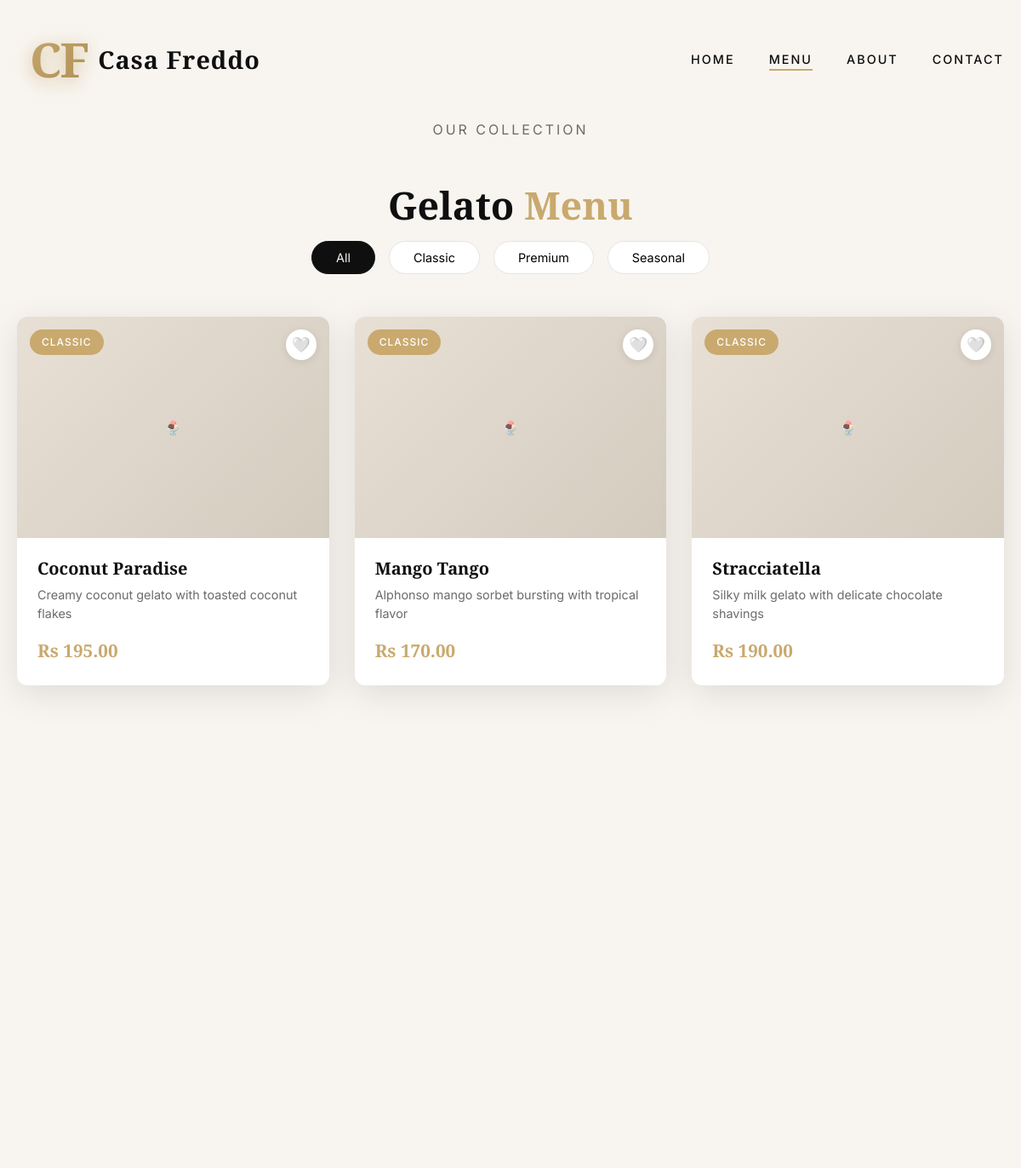
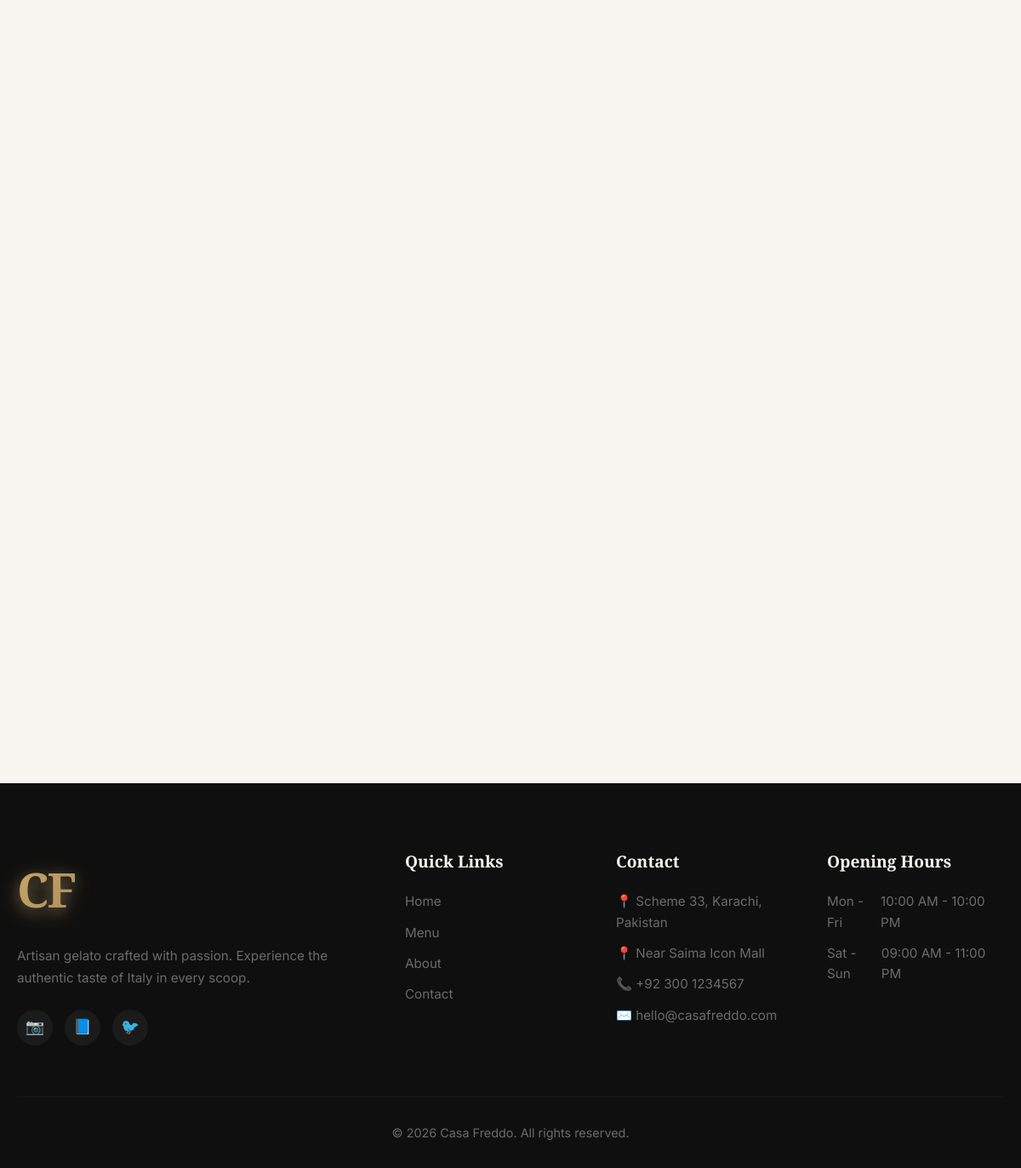
Page /menu.php on the committed database (2 pictures, top to bottom).
### tables this page shows
CREATE TABLE IF NOT EXISTS categories (
    id INT AUTO_INCREMENT PRIMARY KEY,
    name VARCHAR(100) NOT NULL,
    description TEXT,
    created_at TIMESTAMP DEFAULT CURRENT_TIMESTAMP
);

CREATE TABLE IF NOT EXISTS menu_items (
    id INT AUTO_INCREMENT PRIMARY KEY,
    name VARCHAR(150) NOT NULL,
    description TEXT,
    price DECIMAL(10,2) NOT NULL,
    image VARCHAR(255),
    category_id INT NOT NULL,
    is_featured BOOLEAN DEFAULT FALSE,
    created_at TIMESTAMP DEFAULT CURRENT_TIMESTAMP,
    updated_at TIMESTAMP DEFAULT CURRENT_TIMESTAMP ON UPDATE CURRENT_TIMESTAMP,
    FOREIGN KEY (category_id) REFERENCES categories(id) ON DELETE CASCADE
);

### includes/db.php (called while the page is built, shortened)
<?php
$host = 'localhost';
$dbname = 'u966926210_casafreddo';
$username = 'u966926210_wasi';
$password = 'P@kistan_2244';
$mysqli = new mysqli($host, $username, $password, $dbname);
$mysqli->set_charset("utf8mb4");
class MySQLiWrapper {
    private $mysqli;
    public function __construct($mysqli) {
        $this->mysqli = $mysqli;
    }
    public function query($sql) {
        $result = $this->mysqli->query($sql);
        return new QueryResult($result);
    }
    public function prepare($sql) {
        $stmt = $this->mysqli->prepare($sql);
        return new PreparedStatement($stmt, $this->mysqli);
    }
}
class QueryResult {
    private $result;
    public function __construct($result) {
        $this->result = $result;
    }
    public function fetchAll() {
        return $this->result->fetch_all(MYSQLI_ASSOC);
    }
}
class PreparedStatement {
    private $stmt;
    public function __construct($stmt, $mysqli) {
        $this->stmt = $stmt;
    }
    public function execute($params = []) {
        if (!$this->stmt->execute()) {
            throw new Exception("Execute failed: " . $this->stmt->error);
        }
    }
    public function fetchAll() {
        $result = $this->stmt->get_result();
        return $result->fetch_all(MYSQLI_ASSOC);
    }
}
$pdo = new MySQLiWrapper($mysqli);
?>

### includes/functions.php (called while the page is built, shortened)
<?php
function sanitize($data) {
    return htmlspecialchars(strip_tags(trim($data)), ENT_QUOTES, 'UTF-8');
}
function formatPrice($price) {
    return 'Rs ' . number_format($price, 2);
}
?>

### menu.php (the view, shortened to what this page needs)
<?php
require_once 'includes/db.php';
require_once 'includes/functions.php';
require_once 'includes/header.php';
$catStmt = $pdo->query("SELECT * FROM categories ORDER BY id");
$categories = $catStmt->fetchAll();
$activeCategory = isset($_GET['category']) ? (int)$_GET['category'] : 'all';
$sql = "SELECT m.*, c.name as category_name
        FROM menu_items m
        JOIN categories c ON m.category_id = c.id";
$params = [];
$sql .= " ORDER BY m.category_id, m.name";
$stmt = $pdo->prepare($sql);
$stmt->execute($params);
$menuItems = $stmt->fetchAll();
?>
<section class="section section-cream" style="padding-top: 140px;">
    <div class="container">
        <p class="section-subtitle reveal">Our Collection</p>
        <h2 class="section-title reveal">Gelato <span>Menu</span></h2>
        <div class="menu-filters reveal">
            <button class="filter-btn <?php echo $activeCategory === 'all' ? 'active' : ''; ?>" data-filter="all" onclick="window.location.href='menu.php'">All</button>
            <?php foreach ($categories as $cat): ?>
            <button class="filter-btn <?php echo $activeCategory == $cat['id'] ? 'active' : ''; ?>" data-filter="<?php echo $cat['id']; ?>" onclick="window.location.href='menu.php?category=<?php echo $cat['id']; ?>'">
                <?php echo sanitize($cat['name']); ?>
            </button>
            <?php endforeach; ?>
        </div>
        <?php if (count($menuItems) > 0): ?>
        <div class="products-grid">
            <?php foreach ($menuItems as $item): ?>
            <div class="product-card reveal" data-category="<?php echo $item['category_id']; ?>">
                <div class="product-image-wrapper">
                    <?php if ($item['image'] && file_exists($item['image'])): ?>
                        <img src="<?php echo sanitize($item['image']); ?>" alt="<?php echo sanitize($item['name']); ?>" class="product-image">
                    <?php else: ?>
                        <div class="product-image" style="background: linear-gradient(135deg, #e8e0d5, #d4cbbf); display: flex; align-items: center; justify-content: center; color: var(--color-gray);">
                            🍨
                        </div>
                    <?php endif; ?>
                    <span class="product-category"><?php echo sanitize($item['category_name']); ?></span>
                    <button class="product-favorite" aria-label="Add to favorites">🤍</button>
                </div>
                <div class="product-info">
                    <h3 class="product-name"><?php echo sanitize($item['name']); ?></h3>
                    <p class="product-desc"><?php echo sanitize($item['description']); ?></p>
                    <div class="product-footer">
                        <span class="product-price"><?php echo formatPrice($item['price']); ?></span>
                    </div>
                </div>
            </div>
            <?php endforeach; ?>
        </div>
        <?php else: ?>
        <div style="text-align: center; padding: 60px 0;">
            <p style="font-size: 1.2rem; color: var(--color-gray);">No items found in this category.</p>
        </div>
        <?php endif; ?>
    </div>
</section>
<?php require_once 'includes/footer.php'; ?>

### includes/header.php (shortened to what this page needs)
<?php
require_once __DIR__ . '/functions.php';
?>
<!DOCTYPE html>
<html lang="en">
<head>
    <link rel="stylesheet" href="assets/css/style.css">
</head>
<body>
    <nav class="navbar" id="navbar">
        <div class="container nav-container">
            <a href="index.php" class="logo">
                <div class="logo-container">
                    <div class="logo-icon-styled">CF</div>
                    <div class="logo-text-styled">Casa Freddo</div>
                </div>
            </a>
            <ul class="nav-menu" id="navMenu">
                <li><a href="index.php" class="nav-link <?php echo basename($_SERVER['PHP_SELF']) == 'index.php' ? 'active' : ''; ?>">Home</a></li>
                <li><a href="menu.php" class="nav-link <?php echo basename($_SERVER['PHP_SELF']) == 'menu.php' ? 'active' : ''; ?>">Menu</a></li>
                <li><a href="about.php" class="nav-link <?php echo basename($_SERVER['PHP_SELF']) == 'about.php' ? 'active' : ''; ?>">About</a></li>
                <li><a href="contact.php" class="nav-link <?php echo basename($_SERVER['PHP_SELF']) == 'contact.php' ? 'active' : ''; ?>">Contact</a></li>
            </ul>
        </div>
    </nav>
    <main>

### includes/footer.php (shortened to what this page needs)
    </main>
    <footer class="footer">
        <div class="container">
            <div class="footer-grid">
                <div class="footer-brand">
                    <a href="index.php" class="footer-logo">
                        <div class="logo-container">
                            <div class="logo-icon-styled">CF</div>
                            <div class="logo-text-styled">Casa Freddo</div>
                        </div>
                    </a>
                    <p class="footer-desc">Artisan gelato crafted with passion. Experience the authentic taste of Italy in every scoop.</p>
                    <div class="social-links">
                        <a href="#" aria-label="Instagram" class="social-link">📷</a>
                        <a href="#" aria-label="Facebook" class="social-link">📘</a>
                        <a href="#" aria-label="Twitter" class="social-link">🐦</a>
                    </div>
                </div>
                <div class="footer-links">
                    <h4>Quick Links</h4>
                    <ul>
                        <li><a href="index.php">Home</a></li>
                        <li><a href="menu.php">Menu</a></li>
                        <li><a href="about.php">About</a></li>
                        <li><a href="contact.php">Contact</a></li>
                    </ul>
                </div>
                <div class="footer-links">
                    <h4>Contact</h4>
                    <ul>
                        <li>📍 Scheme 33, Karachi, Pakistan</li>
                        <li>📍 Near Saima Icon Mall</li>
                        <li>📞 +92 300 1234567</li>
                        <li>✉️ hello@casafreddo.com</li>
                    </ul>
                </div>
                <div class="footer-hours">
                    <h4>Opening Hours</h4>
                    <ul>
                        <li><span>Mon - Fri</span> <span>10:00 AM - 10:00 PM</span></li>
                        <li><span>Sat - Sun</span> <span>09:00 AM - 11:00 PM</span></li>
                    </ul>
                </div>
            </div>
            <div class="footer-bottom">
                <p>&copy; <?php echo date('Y'); ?> Casa Freddo. All rights reserved.</p>
            </div>
        </div>
    </footer>
</body>
</html>

### rows in the picture
categories: name "Classic"
categories: name "Premium"
categories: name "Seasonal"
menu_items: category.name "CLASSIC", name "Coconut Paradise", description "Creamy coconut gelato with toasted coconut flakes", price "Rs 195.00"
menu_items: category.name "CLASSIC", name "Mango Tango", description "Alphonso mango sorbet bursting with tropical flavor", price "Rs 170.00"
menu_items: category.name "CLASSIC", name "Stracciatella", description "Silky milk gelato with delicate chocolate shavings", price "Rs 190.00"
